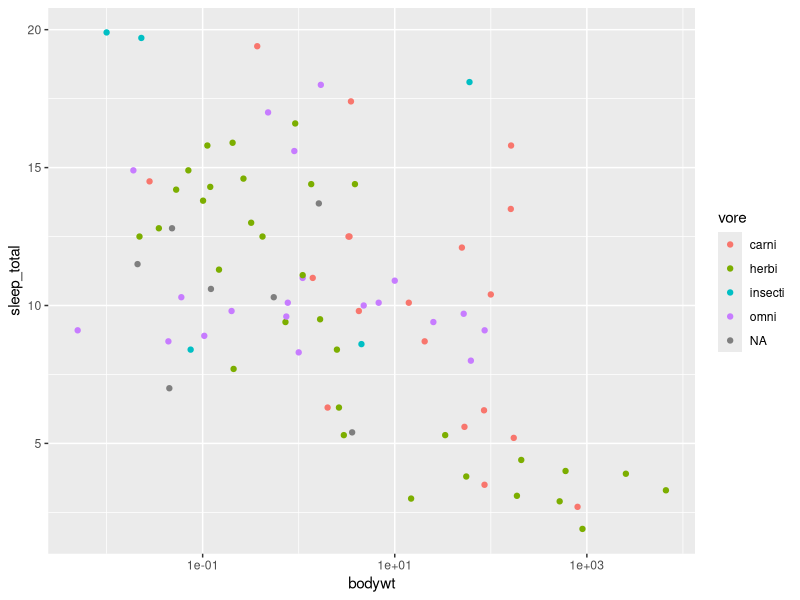
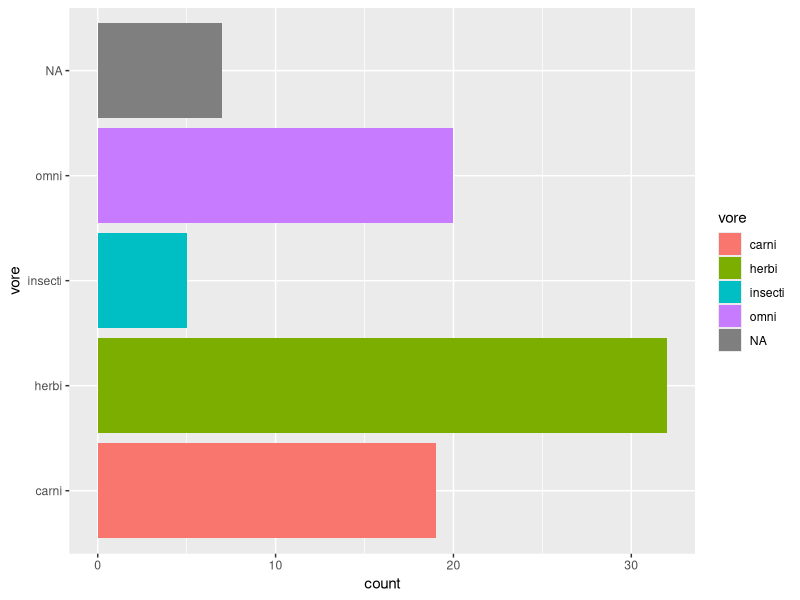
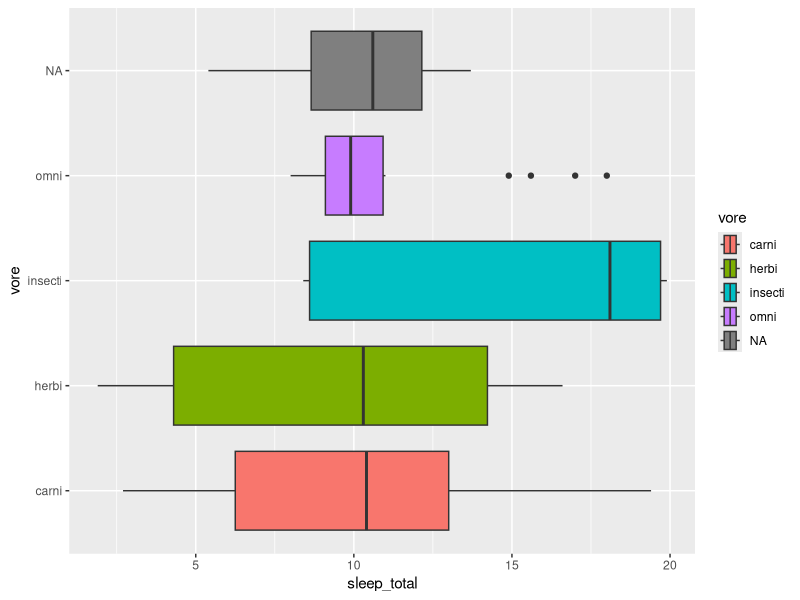
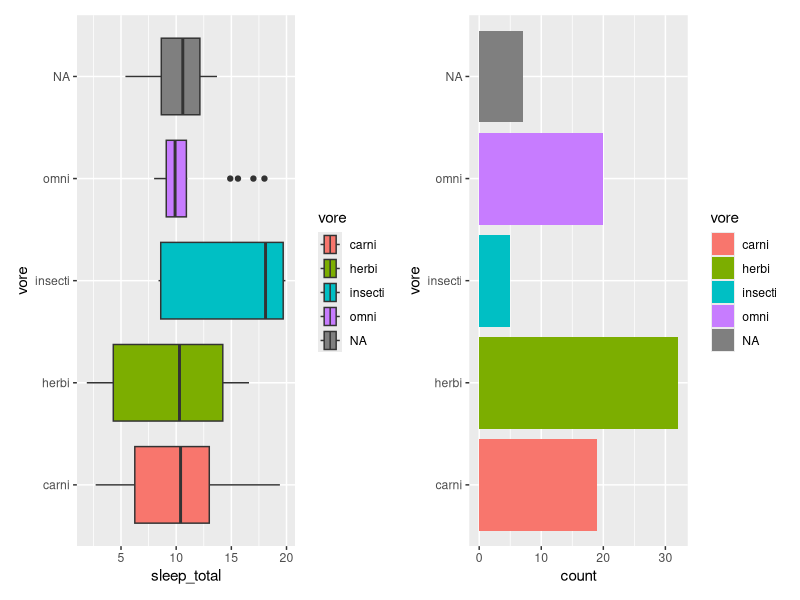
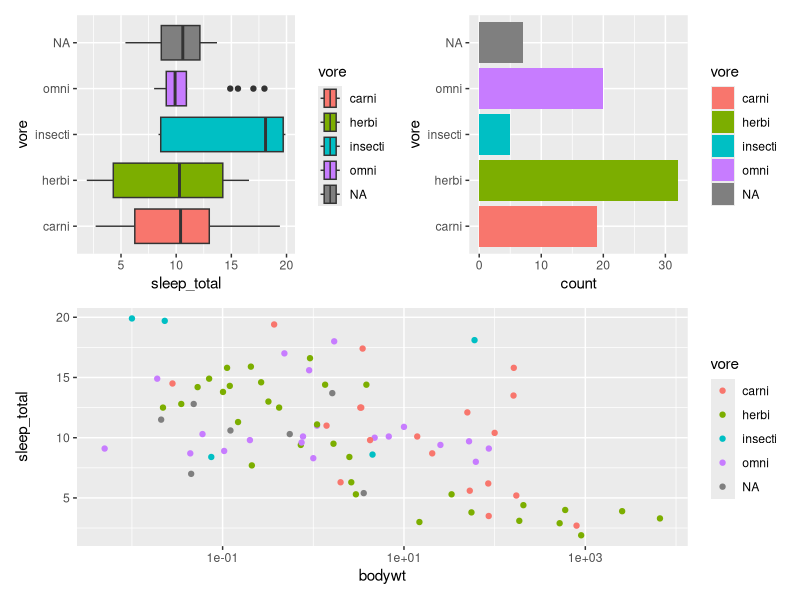
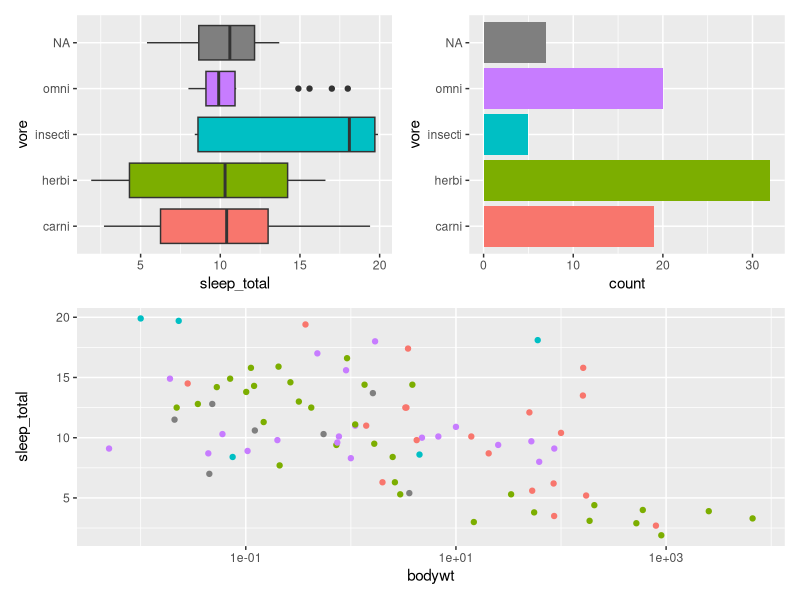
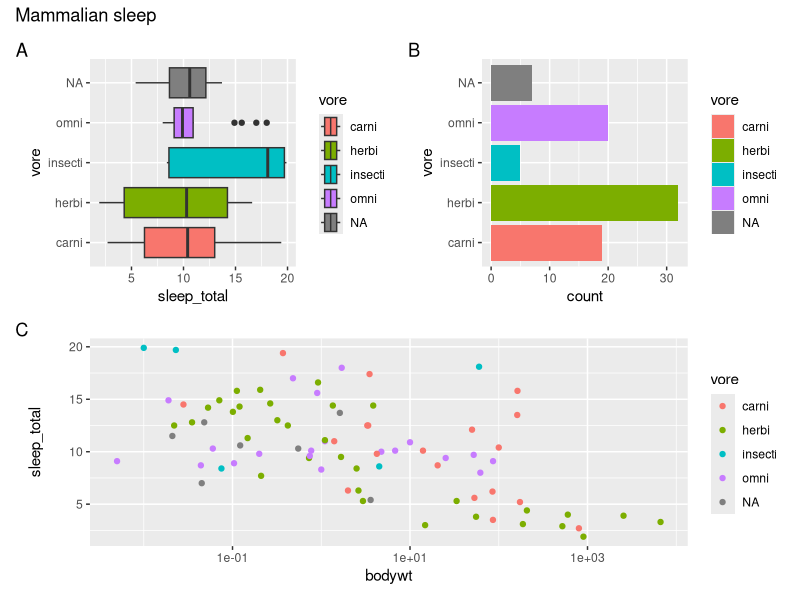
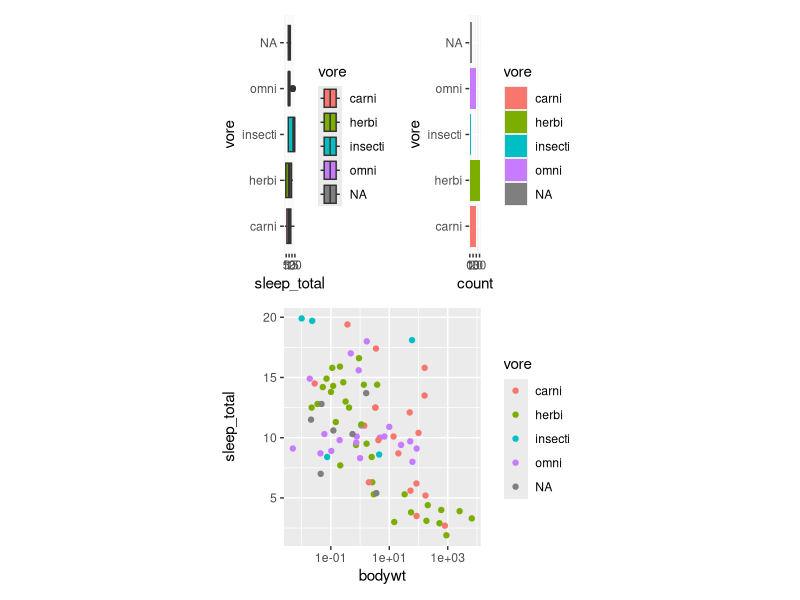

The R script that drew these images, in order: (Note: this script raises an error after producing the figures.)
library(tidyverse)
library(ggplot2)
library(patchwork)
library(ggplot2)
library(gganimate)

p1 <- ggplot(msleep) +
  geom_boxplot(aes(x=sleep_total,
                   y = vore,
                   fill = vore))
p2 <- ggplot(msleep) +
  geom_bar(aes(y = vore, fill = vore))
p3 <- ggplot(msleep) + 
  geom_point(aes(x = bodywt, 
                 y= sleep_total,
                 colour = vore)) +
  scale_x_log10()
p3
p2
p1
p1+p2
(p1 | p2)/ p3
p_all <- (p1 | p2)/ p3
p_all &
  theme(
    legend.position = 'none'
  )
p_all + plot_annotation(title = 'Mammalian sleep', tag_levels = 'A')
p_all + plot_layout(widths = unit(c(5, 1, 1), c('cm', 'null', 'null')))

p4<- ggplot(mtcars[mtcars$gear== 4,]) + geom_point(aes(x=disp, y=mpg))
p3+p4 & scale_y_continuous(limits = c(10, 40))

# above is layout commands 

ggplot(economics) + 
  geom_line(aes(x = date, y= unemploy)) +
  transition_reveal(along = date)
ggplot(mpg) + 
  geom_bar(aes(x = factor(cyl))) +
  labs(title = 'Number of Cars') +
  transition_states(states = year) +
  enter_grow() + 
  exit_fade()

ggplot(mpg) +
  geom_point(aes(x = displ, y = hwy, colour = factor(cyll)))+
  transition_states(factor(cyl))
